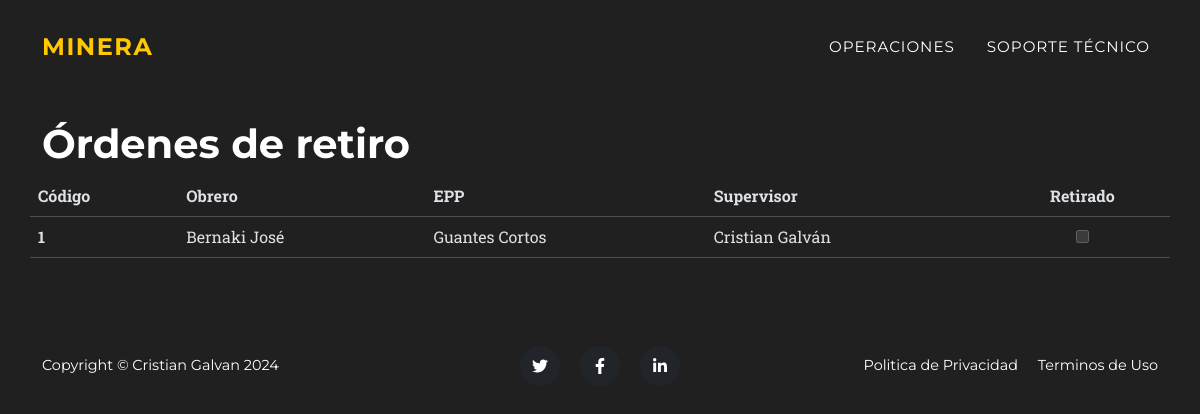
/or/, run on an earlier commit of the app's database.
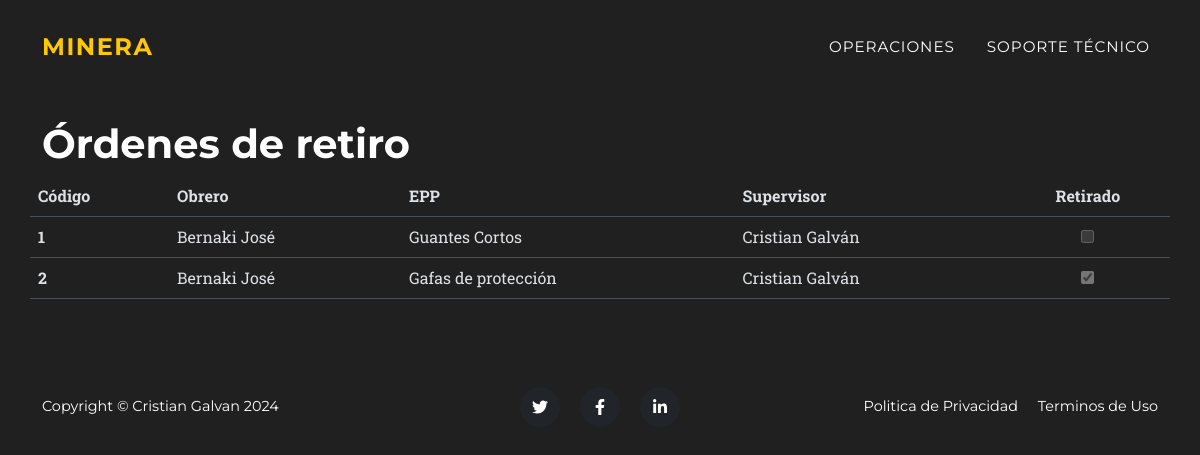
And on a later commit of the database.
### app1/models.py (models this page shows, shortened)
class orden_de_retiro(models.Model):
    codigo = models.PositiveIntegerField()
    obrero = models.ForeignKey(obreros, on_delete=models.CASCADE, blank=True, null=True)
    epp = models.ForeignKey(epp, on_delete=models.CASCADE, blank=True, null=False)
    supervisor = models.ForeignKey(supervisor, on_delete=models.CASCADE, blank=True, null=True)
    retirado = models.BooleanField(default=False)
    class Meta:
        db_table = 'Orden de retiro'
        verbose_name = 'Orden de retiro'
        verbose_name_plural = 'Ordenes de Retiro'

class obreros(models.Model):
    legajo = models.CharField(max_length=4, null=False, verbose_name='Legajo')
    cargo = models.ForeignKey(tipo_cargo, on_delete=models.CASCADE, blank=True, null=True)
    dni = models.CharField(max_length=8, null=False, verbose_name='DNI')
    nombre = models.CharField(max_length=20, null=False, verbose_name='Nombre')
    apellido = models.CharField(max_length=20, null=False, verbose_name='Apellido')
    tel = models.CharField(max_length=10, null=False, verbose_name='Teléfono')
    géneros = [('V', 'Varón'),('M', 'Mujer'),]
    género = models.CharField(max_length=1, choices=géneros)
    def __str__(self):
        return '%s %s'%(self.apellido, self.nombre)
    class Meta:
        db_table = 'obrero'
        verbose_name = 'obrero'
        verbose_name_plural = 'Obreros'

class epp(models.Model):
    nombre_epp = models.CharField(max_length=40, null=False, blank=True, default=0, verbose_name='Nombre del EPP')
    material = models.ForeignKey(material_de_epp, on_delete=models.SET_NULL, blank=True, null=True, verbose_name='Material')
    marca = models.CharField(max_length=40, null=True, blank=True, verbose_name='Marca')
    stock = models.IntegerField(default=0, verbose_name='Stock')
    def __str__(self):
        return '%s '%(self.nombre_epp)
    class Meta:
        db_table = 'epp'
        verbose_name = 'Elemento de Protección Personal'
        verbose_name_plural = 'Elementos de Protección Personal'

class supervisor(models.Model):
    legajo = models.CharField(max_length=4, null=False, verbose_name='Legajo')
    dni = models.CharField(max_length=8, null=False, verbose_name='DNI')
    nombre = models.CharField(max_length=20, null=False, verbose_name='Nombre')
    apellido = models.CharField(max_length=20, null=False, verbose_name='Apellido')
    cargo = models.ForeignKey(tipo_supervisor, on_delete=models.CASCADE, blank=True, null=True,verbose_name='Tipo de Super')
    tel = models.CharField(max_length=10, null=False, verbose_name='Teléfono')
    géneros = [('V', 'Varón'),('M', 'Mujer'),]
    género = models.CharField(max_length=1, choices=géneros)
    def __str__(self):
        return '%s  %s'%(self.nombre, self.apellido)
    class Meta:
        db_table = 'supervisor'
        verbose_name = 'supervisor'
        verbose_name_plural = 'Supervisores'

### app1/views.py (the view)
# urls.py: path('or/',views.ordenes_retiro, name='or'),
def ordenes_retiro(request):
    o = orden_de_retiro.objects.all()
    lista={'or':o}
    return render(request, 'ordenes_retiro.html',lista)

### app1/templates/ordenes_retiro.html (shortened to what this page needs)
{% extends "padre.html" %}
{% load static %}
{% block content %}
<br><br><br>
<div class="py-5">
  <div class="container">
    <div class="row align-items-center">
      <h1>Órdenes de retiro</h1>
      <table class="table">
        <thead>
        <tr>
            <th scope="col">Código</th>
            <th scope="col">Obrero</th>
            <th scope="col">EPP</th>
            <th scope="col">Supervisor</th>
            <th scope="col" style="text-align:center">Retirado</th>
        </tr>
        </thead>
        <tbody>
        {% for o in or %}
        <tr>
            <th scope="row">{{o.id}}</th>
            <td>{{o.obrero}}</td>
            <td>{{o.epp}}</td>
            <td>{{o.supervisor}}</td>
            <td style="text-align:center">
              <input type="checkbox" {% if o.retirado %}checked{% endif %} disabled>
            </td>
        </tr>
        {% endfor %}
        </tbody>
    </table>
    </div>
  </div>
</div>
{% endblock %}

What changed in the data, as far as the page shows it:
added orden_de_retiro: id "2", obrero "Bernaki José", epp "Gafas de protección", supervisor "Cristian Galván", retirado "☑"
